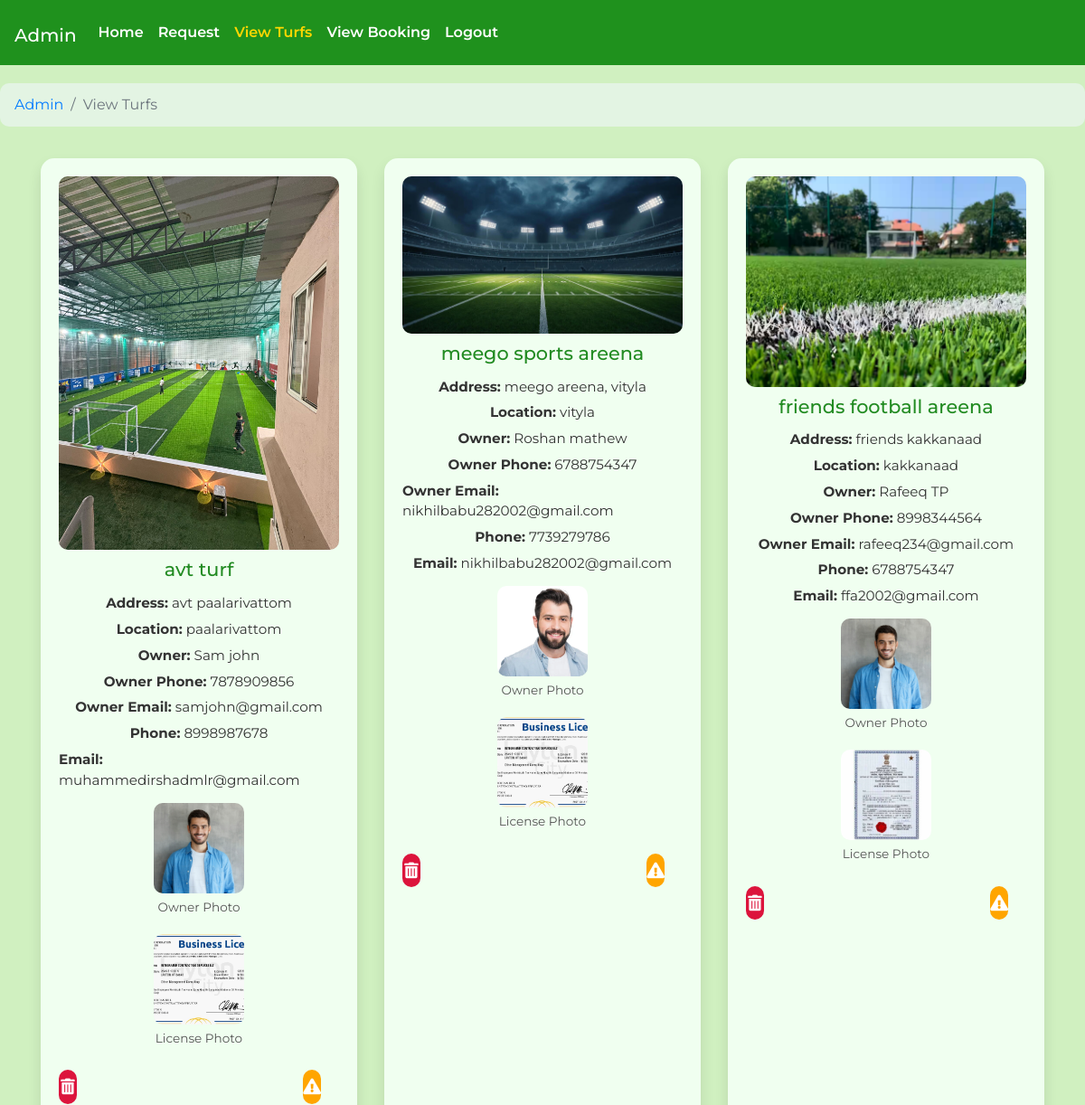
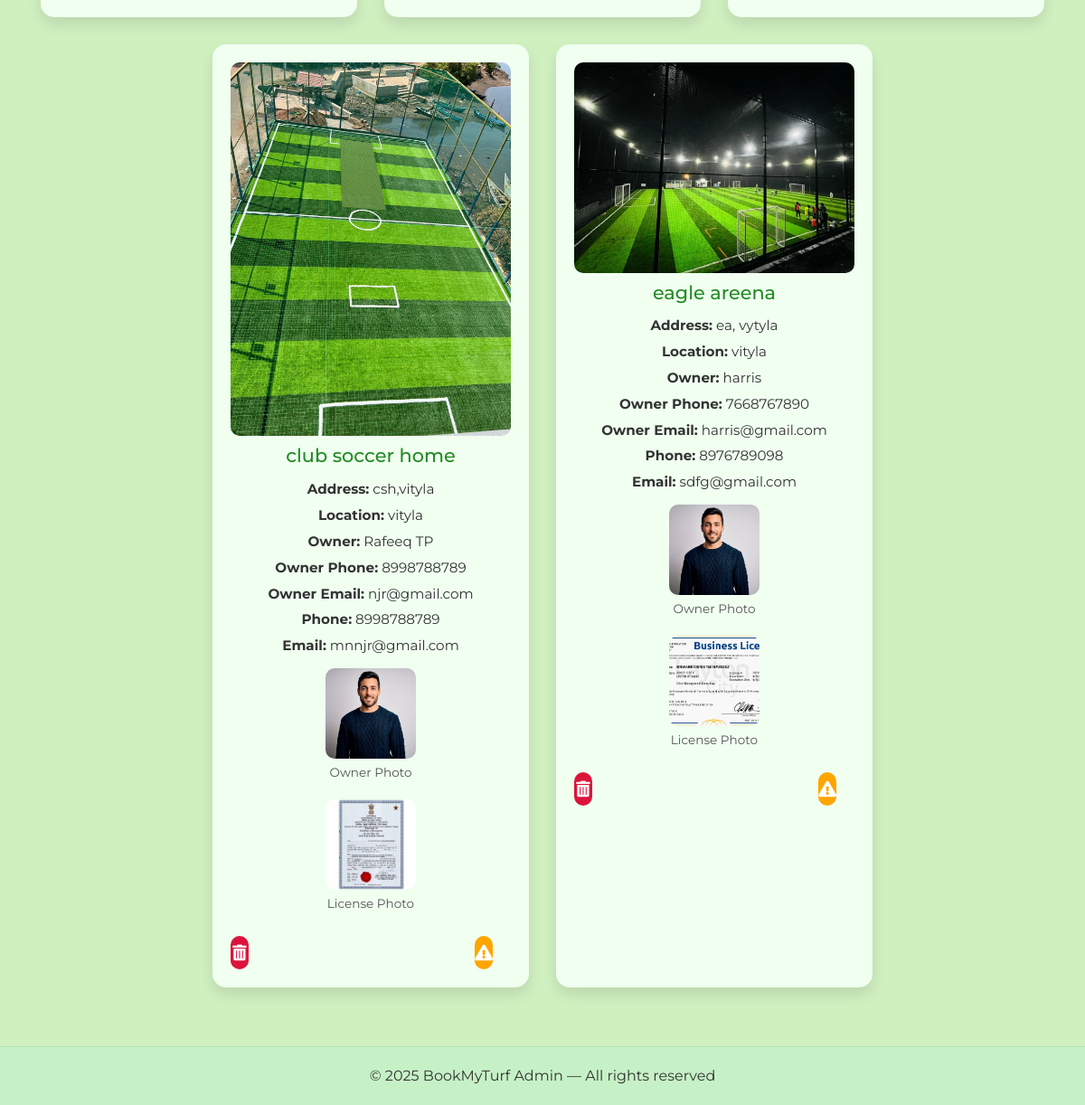
The app's page /vturf with its own data (2 pictures, top to bottom).
### app/models.py (models this page shows, shortened)
class turf(models.Model):
    name=models.CharField(max_length=50)
    username=models.CharField(max_length=50)
    owner=models.CharField(max_length=50)
    owner_image = models.FileField()
    owner_email = models.EmailField()
    owner_phno = models.IntegerField()
    location = models.CharField(max_length=50)
    address = models.CharField(max_length=50)
    time=models.CharField(max_length=50)
    turf_type = models.CharField(max_length=50)
    surface_type = models.CharField(max_length=50)
    lighting = models.CharField(max_length=50)
    email = models.EmailField()
    photo = models.FileField()
    license = models.FileField()
    password=models.CharField(max_length=50)
    phno = models.IntegerField()
    pricing = models.IntegerField()
    action = models.CharField(max_length=50)
    no_of_slots = models.IntegerField()
    s_time = models.IntegerField()
    e_time = models.IntegerField()

### app/views.py (the view)
# urls.py: path('vturf',views.vturf),
def vturf(request):
    if request.method=='GET':
         d=turf.objects.filter(action='confirm')
         d1=turf.objects.filter(action='pending')
         pending_count = d1.count()
         return render(request,'vturf.html',{'r':d, 'pending_count':pending_count})
    else:
        return render(request,'turf.html')

### templates/vturf.html (shortened to what this page needs)
<!DOCTYPE html>
<html lang="en">
{% load static %}
<head>
    <link href="{% static 'index/css/fontawesome-all.min.css' %}" rel="stylesheet">
    <link href="{% static 'index/css/bootstrap.css' %}" rel="stylesheet">
</head>
<body>
<nav class="navbar navbar-expand-lg navbar-dark">
    <h1><a class="navbar-brand text-white" href="addm">Admin</a></h1>
    <div class="collapse navbar-collapse" id="navbarSupportedContent">
        <ul class="navbar-nav ml-auto text-center">
            <li class="nav-item"><a class="nav-link" href="addm">Home</a></li>
            <li class="nav-item">
                <a class="nav-link" href="ad"
                   >
                    Request
                </a>
            </li>
            <li class="nav-item"><a class="nav-link active" href="vturf">View Turfs</a></li>
            <li class="nav-item"><a class="nav-link" href="vbook">View Booking</a></li>
            <li class="nav-item"><a class="nav-link" href="logout">Logout</a></li>
        </ul>
    </div>
</nav>
<nav aria-label="breadcrumb">
    <ol class="breadcrumb">
        <li class="breadcrumb-item"><a href="addm">Admin</a></li>
        <li class="breadcrumb-item active" aria-current="page">View Turfs</li>
    </ol>
</nav>
<div class="container-cards">
    {% for i in r %}
    <div class="turf-card">
        <img src="{{ i.photo.url }}" alt="{{ i.name }}" onclick="window.open(this.src, '_blank')">
        <h3>{{ i.name }}</h3>
        <p><b>Address:</b> {{ i.address }}</p>
        <p><b>Location:</b> {{ i.location }}</p>
        <p><b>Owner:</b> {{ i.owner }}</p>
        <p><b>Owner Phone:</b> {{ i.owner_phno }}</p>
        <p><b>Owner Email:</b> {{ i.owner_email }}</p>
        <p><b>Phone:</b> {{ i.phno }}</p>
        <p><b>Email:</b> {{ i.email }}</p>
        <div class="image-section">
            <img src="{{ i.owner_image.url }}" alt="Owner Photo" onclick="window.open(this.src, '_blank')">
            <span>Owner Photo</span>
        </div>
        <div class="image-section">
            <img src="{{ i.license.url }}" alt="License Photo" onclick="window.open(this.src, '_blank')">
            <span>License Photo</span>
        </div>
        <div class="btn-container">
            <form method="POST" action="deleteturf">
                <button type="submit" class="btn-remove" title="Remove Turf"><i class="fas fa-trash-alt"></i></button>
            </form>
            <form method="POST" action="turfwarning">
                <button type="submit" class="btn-warning" title="Send Warning"><i class="fas fa-exclamation-triangle"></i></button>
            </form>
        </div>
    </div>
    {% endfor %}
</div>
<div class="cpy-right">
    © 2025 BookMyTurf Admin — All rights reserved
</div>
</body>
</html>

### templates/vturf.html (style rules this page uses)
body { font-family: 'Montserrat', sans-serif; background: #d0f0c0; margin: 0; padding: 0; color: #333; }
.navbar { background: rgba(0, 128, 0, 0.85); backdrop-filter: blur(5px); }
.navbar-nav .nav-link { color: #fff !important; font-weight: 600; position: relative; }
.navbar-nav .nav-link.active, .navbar-nav .nav-link:hover { color: #FFD700 !important; }
.breadcrumb { background: #e3f4e3; border-radius: 10px; margin: 20px auto; max-width: 1200px; }
.container-cards { display: flex; flex-wrap: wrap; justify-content: center; margin: 20px auto 50px auto; max-width: 1300px; }
.turf-card { background: #F0FFF0; border-radius: 15px; width: 350px; margin: 15px; padding: 20px; box-shadow: 0 8px 15px rgba(0,0,0,0.1); display: flex; flex-direction: column; align-items: center; transition: transform 0.3s ease, box-shadow 0.3s ease; }
.turf-card img { width: 100%; object-fit: cover; border-radius: 10px; margin-bottom: 10px; cursor: pointer; }
.turf-card h3 { font-size: 1.3em; color: #228B22; margin-bottom: 10px; text-align: center; }
.turf-card p { font-size: 0.95em; margin: 3px 0; }
.turf-card .image-section { width: 100%; margin: 10px 0; text-align: center; }
.turf-card .image-section img { height: 100px; width: 100px; border-radius: 10px; margin-bottom: 5px; }
.turf-card .image-section span { display: block; font-size: 0.85em; color: #555; }
.turf-card .btn-container { display: flex; justify-content: space-between; width: 100%; margin-top: 15px; }
.turf-card .btn-container button { width: 48%; padding: 10px; border: none; border-radius: 12px; font-weight: 600; cursor: pointer; font-size: 1.1em; display: flex; justify-content: center; align-items: center; transition: all 0.3s ease; }
.btn-remove { background: #DC143C; color: #fff; }
.btn-warning { background: #FFA500; color: #fff; }
.cpy-right { text-align: center; padding: 20px; color: #333; background: #c6f1c6; margin-top: 40px; border-top: 1px solid #b3e6b3; }

### records on screen
turf: photo (picture), name "avt turf", address "avt paalarivattom", location "paalarivattom", owner "Sam john", owner_phno "7878909856", owner_email "samjohn@gmail.com", phno "8998987678", email "muhammedirshadmlr@gmail.com", owner_image (picture), license (picture)
turf: photo (picture), name "meego sports areena", address "meego areena, vityla", location "vityla", owner "Roshan mathew", owner_phno "6788754347", owner_email "nikhilbabu282002@gmail.com", phno "7739279786", email "nikhilbabu282002@gmail.com", owner_image (picture), license (picture)
turf: photo (picture), name "friends football areena", address "friends kakkanaad", location "kakkanaad", owner "Rafeeq TP", owner_phno "8998344564", owner_email "rafeeq234@gmail.com", phno "6788754347", email "ffa2002@gmail.com", owner_image (picture), license (picture)
turf: photo (picture), name "club soccer home", address "csh,vityla", location "vityla", owner "Rafeeq TP", owner_phno "8998788789", owner_email "njr@gmail.com", phno "8998788789", email "mnnjr@gmail.com", owner_image (picture), license (picture)
turf: photo (picture), name "eagle areena", address "ea, vytyla", location "vityla", owner "harris", owner_phno "7668767890", owner_email "harris@gmail.com", phno "8976789098", email "sdfg@gmail.com", owner_image (picture), license (picture)
